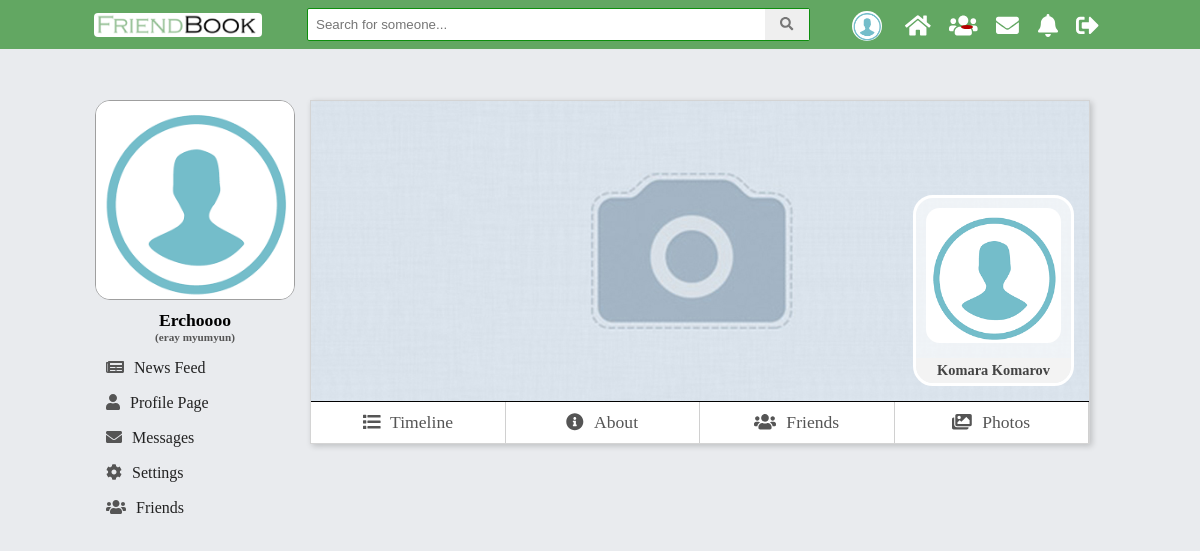
Before: /V2.0/view/friends.php?id=5 (signed in) with the older database file.
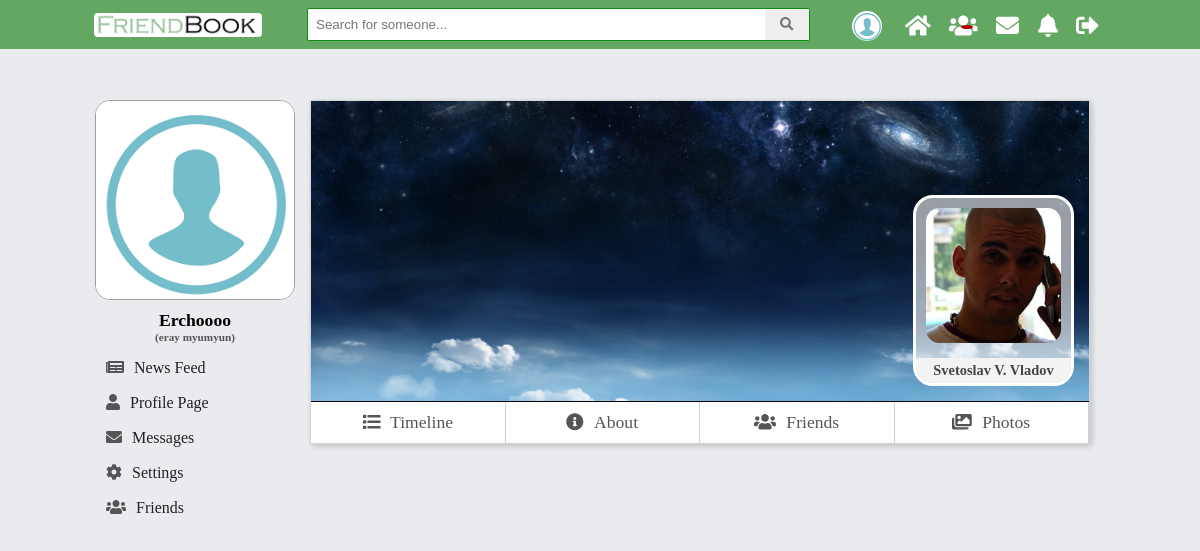
After: the same page with the newer database file.
### tables this page shows
CREATE TABLE `users` (
  `id` int(11) NOT NULL,
  `first_name` varchar(45) DEFAULT NULL,
  `last_name` varchar(45) DEFAULT NULL,
  `email` varchar(100) NOT NULL,
  `password` varchar(150) NOT NULL,
  `reg_date` timestamp NOT NULL DEFAULT CURRENT_TIMESTAMP ON UPDATE CURRENT_TIMESTAMP,
  `gender` varchar(45) NOT NULL,
  `birthday` date NOT NULL,
  `relation_status` varchar(30) DEFAULT NULL,
  `profile_pic` varchar(200) NOT NULL,
  `profile_cover` varchar(200) NOT NULL,
  `description` varchar(500) DEFAULT NULL,
  `display_name` varchar(45) DEFAULT NULL,
  `country_id` int(11) DEFAULT NULL,
  `mobile_number` int(11) DEFAULT NULL,
  `www` varchar(100) DEFAULT NULL,
  `skype` varchar(50) DEFAULT NULL
);

### V2.0/model/users_dao.php (called while the page is built, shortened)
<?php
function getUserInfo($user_id) {
    $pdo = $GLOBALS['pdo'];
    $statement = $pdo->prepare("SELECT profile_pic, profile_cover, id, first_name, last_name
                                FROM users
                                WHERE users.id = ?
                                ");
    $statement->execute(array($user_id));
    $result = $statement->fetch(PDO::FETCH_ASSOC);
    return $result;
}

### V2.0/view/friends.php (the view, shortened to what this page needs)
<?php
require_once "../include/header.php";
require_once  "../include/mainHeader.php";
require_once "../model/users_dao.php";
if(isset($_GET['id'])){
    $userIdInfo = getUserInfo(htmlentities($_GET['id']));
    $profilePic = $userIdInfo["profile_pic"];
    $profileCover = $userIdInfo["profile_cover"];
    $userName = $userIdInfo["first_name"] . " " . $userIdInfo["last_name"];
}
else{
    $profilePic = $_SESSION["logged"]["profile_pic"];
    $profileCover = $_SESSION["logged"]["profile_cover"];
    $allPosts = getOwnPosts($_SESSION["logged"]["id"]);
}
?>
    <div id="left-col-grid">
        <div class="lwrap">
            <?php
            require_once  "../include/modules/leftProfileInfo.php";
            require_once  "../include/modules/leftNav.php";
            ?>
        </div>
    </div>
    <div id="content-grid">
        <div id="profileHolder">
            <div id="cover">
                <img  id="cover_img" src="<?php echo $profileCover; ?>" alt="user cover picture">
                <?php
                if(isset($_GET["id"]) && $_GET["id"] != $_SESSION["logged"]["id"]){
                    ?>
                    <div id="userPictrue">
                        <img  id="cover_img" src="<?php echo $profilePic; ?>" alt="user profile picture">
                        <div class="profile-mini-name"><?php echo $userName; ?></div>
                    </div>
                    <?php
                }
                ?>
            </div>
            <?php require_once '../include/profile_nav.php'; ?>
        </div>
    </div>
<?php
require_once "../include/mainFooter.php";
require_once "../include/footer.php";
?>

Changed rows visible on the page:
changed users: profile_cover: picture added in place of a placeholder; profile_pic: picture added in place of a placeholder; userName "Komara Komarov" → "Svetoslav V. Vladov"
